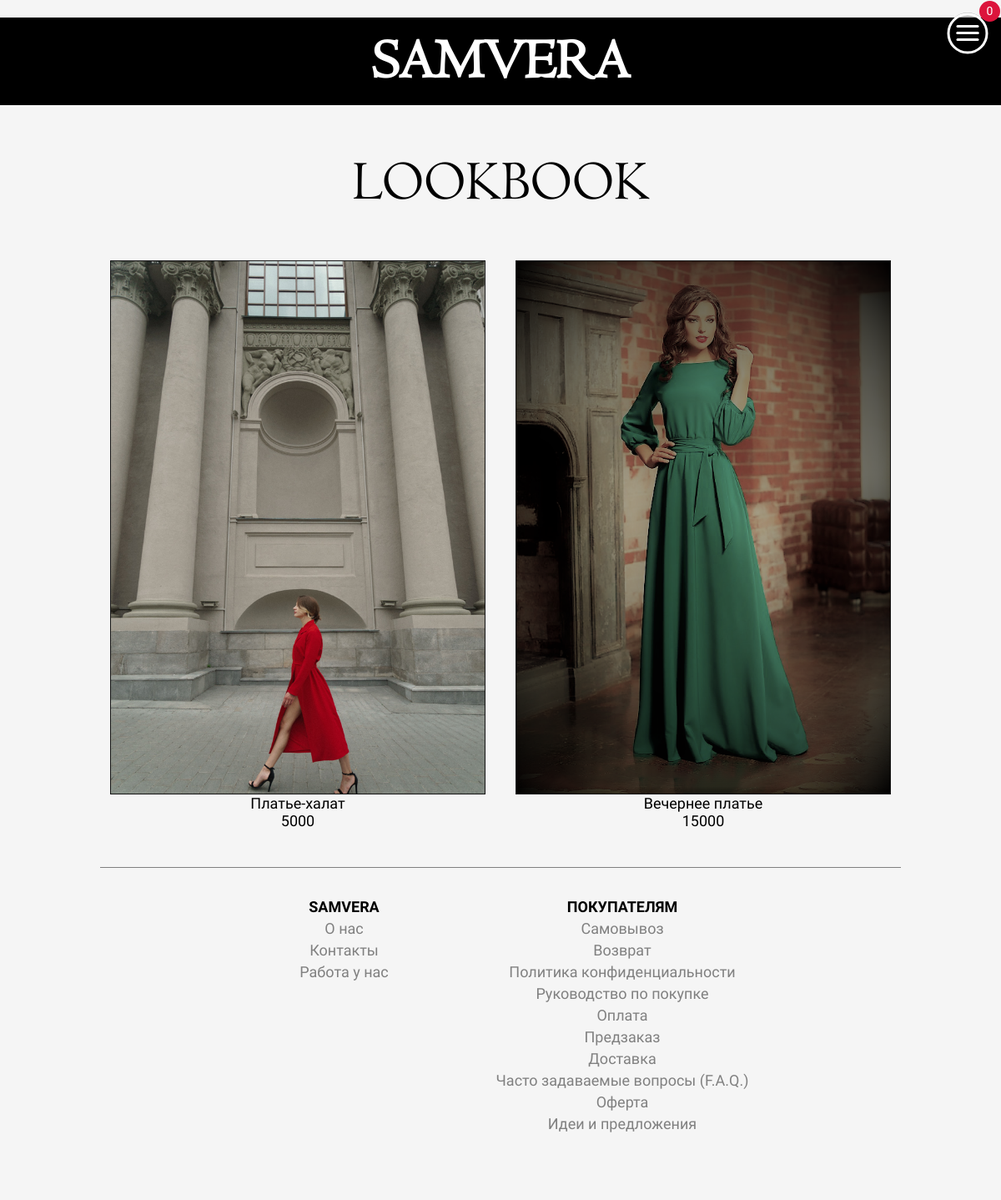
Page /catalog/ on the committed database.
### app/models.py (models this page shows, shortened)
class Tovar(models.Model):
    kod = models.UUIDField(default=uuid.uuid1)
    title = models.CharField("Нозвание изделия", max_length=50)
    descr = models.TextField("Описание товара")
    uhod = models.TextField("Уход за изделием")
    sebestoimost = models.PositiveIntegerField("Себестоимость товара")
    cost = models.PositiveIntegerField("Цена для клиента", default=5000)
    data_create = models.DateField("Дата добавления товара", auto_now_add=True)
    hidden = models.BooleanField("Видимость для покупателя", help_text="Признак видимости товара на сайте", default=True)
    @property
    def random_image(self):
        v = Variaciya.objects.filter(tovar=self.id).order_by('?')[:1]
        print (v[0].id)
        g = Gallery.objects.filter(product=v[0].id).order_by('?')[:1]
        return g[0].image
    class Meta:
        verbose_name = "Изделие"
        verbose_name_plural = "Изделия"

class Variaciya(models.Model):
    tovar = models.ForeignKey(Tovar, on_delete=models.CASCADE, related_name='variacii')
    article = models.UUIDField(default=uuid.uuid4)
    color = ColorField('Цвет материала', default='#FF0000')
    color_text = models.CharField("Название цвета", max_length=25, default='Красный')
    size = models.TextField("Размер", default="S")
    obmer = models.TextField("Обмеры")
    model = models.TextField("Параметры модели")
    kolvo = models.SmallIntegerField("Количество на складах", default=0)
    class Meta:
        verbose_name = "Вариация товара"
        verbose_name_plural = "Вариации товаров"

class Gallery(models.Model):
    image = models.ImageField(upload_to='gallery/')
    product = models.ForeignKey(Variaciya, on_delete=models.CASCADE, related_name="gallery")
    def image_img(self):
        if self.image:
            from django.utils.safestring import mark_safe
            return mark_safe(u'<a href="{0}" target="_blank"><img src="{0}" width="100"/></a>'.format(self.image.url))
        else:
            return '(Нет изображения)'
    image_img.short_description = 'Картинка'
    image_img.allow_tags = True

### app/views/pages.py (the view)
# urls.py: path('catalog/', pages.catalog, name='catalog'),
def catalog(request, page="catalog"):
    th = models.Tovar.objects.all()
    print(f'\nPAGE:\n{page}\n')
    assert isinstance(request, HttpRequest)
    DESC = CATALOG_PAGE_DESCR.get(page)
    print(f'\nITEM FROM CONST:\n{DESC}\n')
    if DESC is not None:
        PAGE = f'app/catalog/{page}.html'
        DESC['things'] = th
        return render(
            request,
            PAGE,
            DESC
        )
    else:
        raise Http404

### app/templates/app/catalog/catalog.html (shortened to what this page needs)
{% extends "app/layout.html" %}
{% load staticfiles %}
{% block css %}
    <link rel="stylesheet" type="text/css" href="{% static 'app/content/css/catalog/catalog.css' %}" />
{% endblock %}
{% block screen %}
<div class="main_screen">
    <div class="main_screen__conteiner">
        <div class="main_title text-title-dark">{{title}}</div>
    </div>
</div>
{% endblock %}
{% block content %}
<div class="main_content catalog-items">
    {% for item in things %}
    <div class="container">
        <div class="container-item" style="background-image: url('/media/{{item.random_image}}')">
        </div>
        <div class="title">{{ item.title }}</div>
        <div class="cost">{{ item.cost }}</div>
    </div>
    {% endfor %}
</div>
{% endblock %}

### app/static/app/content/css/main.css (style rules this page uses)
* { font-family: Philosopher; padding: 0; margin: 0; -moz-box-sizing: border-box; -webkit-box-sizing: border-box; box-sizing: border-box; }
@media only screen and (min-width: 300px) { * { font-size: 16px; } }
@media only screen and (min-width: 480px) { * { font-size: 16px; } }
@media only screen and (min-width: 560px) { * { font-size: 16px; } }
@media only screen and (min-width: 640px) { * { font-size: 18px; } }
@media only screen and (min-width: 768px) { * { font-size: 18px; } }
@media only screen and (min-width: 1024px) { * { font-size: 18px; } }
body { margin: 0; background-color: whitesmoke; text-align: center; }
.main_screen { min-height: 10vh; padding: 3rem 0px; background-position: center; background-repeat: no-repeat; background-size: cover; background-attachment: fixed; display: flex; flex-direction: column; justify-content: center; position: relative; z-index: 1; }
.main_title { color: white; font-family: CENTAUR; }
@media only screen and (min-width: 300px) { .main_title { font-size: 30px; } }
@media only screen and (min-width: 480px) { .main_title { font-size: 30px; } }
@media only screen and (min-width: 560px) { .main_title { font-size: 32px; } }
@media only screen and (min-width: 640px) { .main_title { font-size: 32px; } }
@media only screen and (min-width: 768px) { .main_title { font-size: 68px; } }
@media only screen and (min-width: 1024px) { .main_title { font-size: 68px; } }
.text-title-dark { color: black; }
.main_content { margin: auto; }

### app/static/app/content/css/catalog/catalog.css (style rules this page uses)
@media only screen and (max-width: 1439px) { .catalog-items { grid-template-columns: repeat(auto-fit, 450px); grid-gap: 2rem; } }
.container { display: flex; -ms-flex-direction: column; -webkit-flex-direction: column; flex-direction: column; -webkit-justify-content: flex-start; justify-content: flex-start; -ms-align-content: center; -webkit-align-content: center; align-content: center; }
.container .container-item { height: auto; width: 100%; position: relative; background-position: center; background-repeat: no-repeat; background-size: cover; border: 1px solid #151515; }
@media only screen and (max-width: 1439px) { .container .container-item { height: 640px; } }

### rows in the picture
Tovar: random_image (picture), title "Платье-халат", cost "5000"
Tovar: random_image (picture), title "Вечернее платье", cost "15000"

### other values in the picture
{{ title }} "LOOKBOOK"
